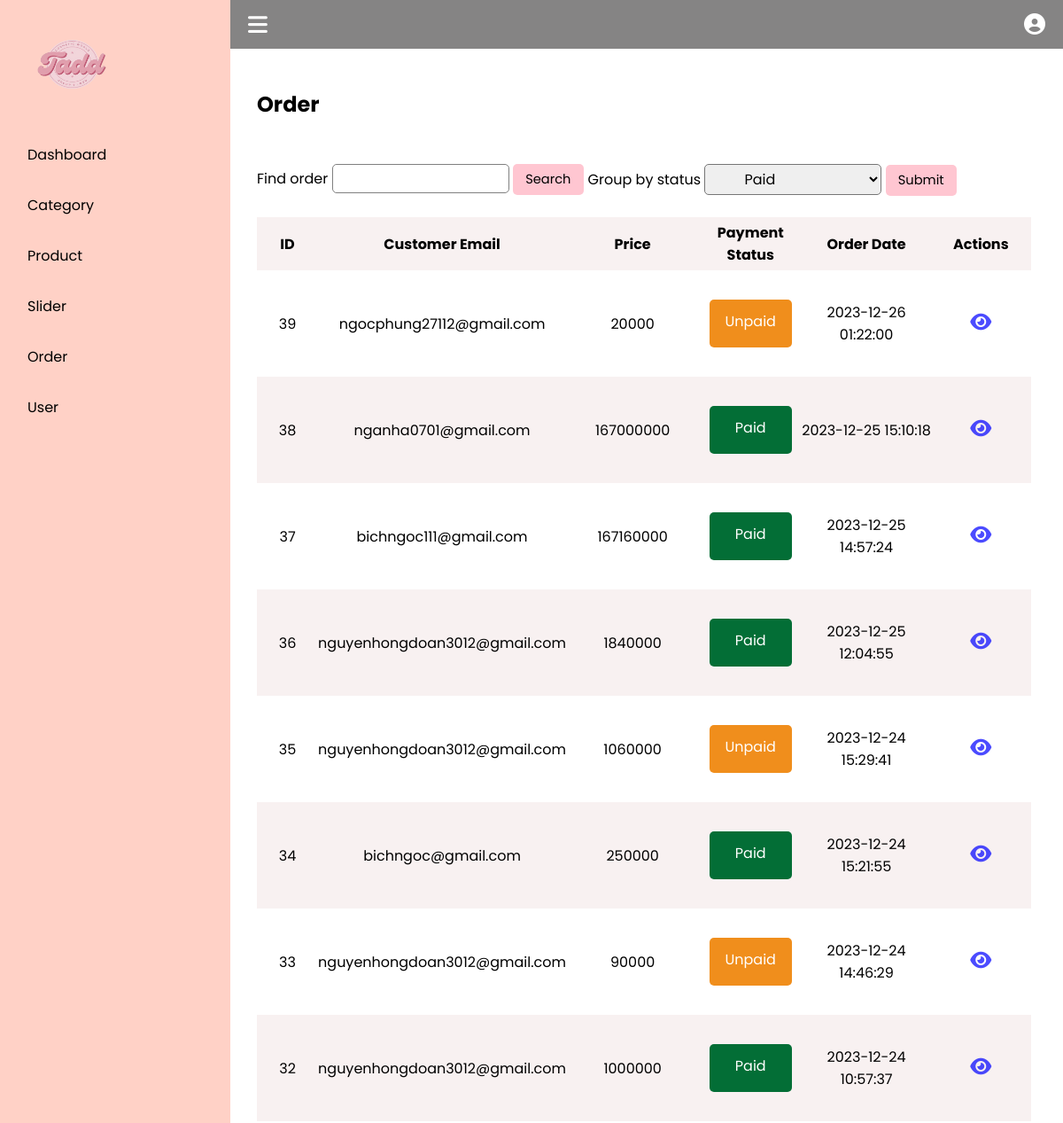
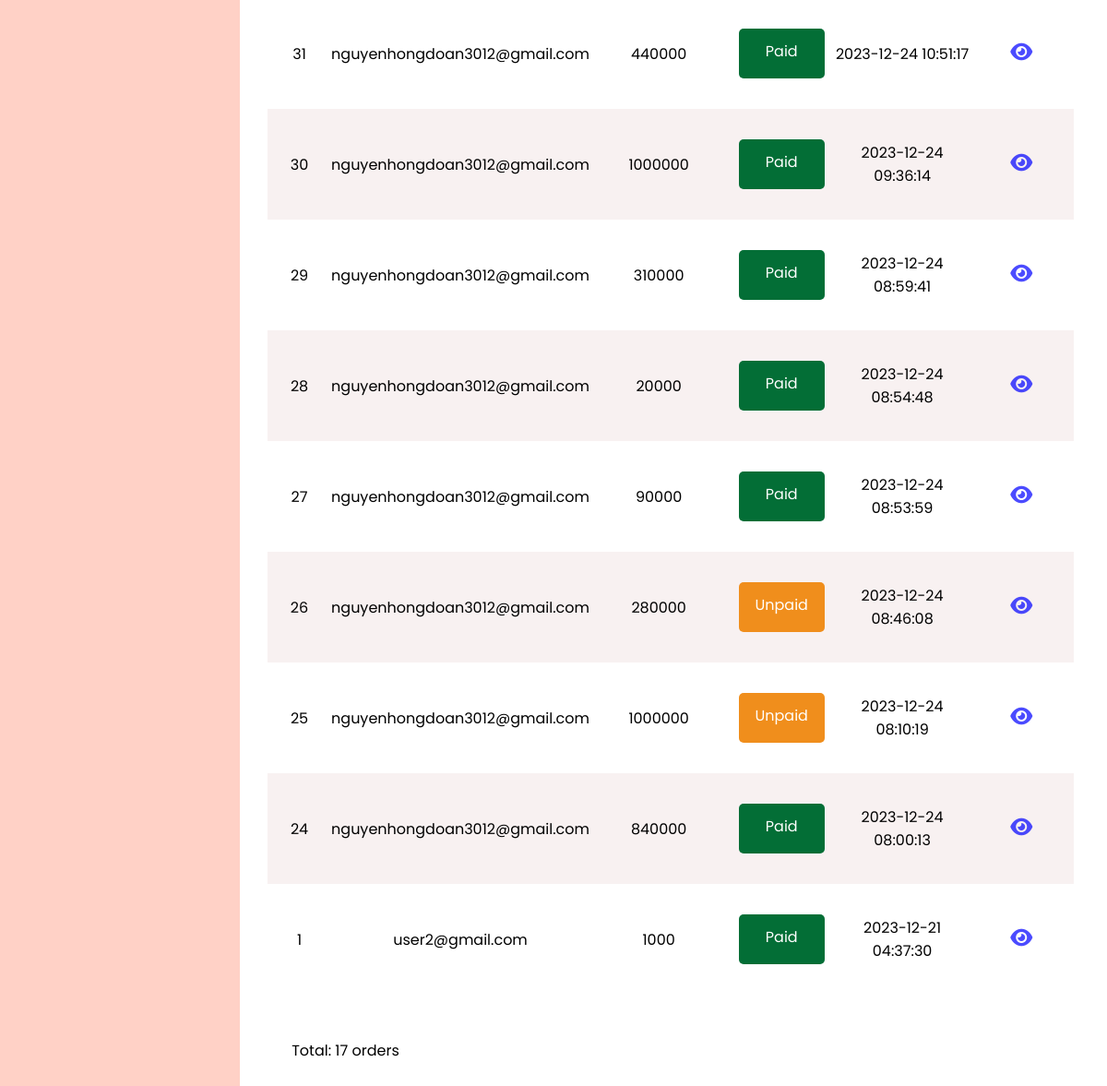
The page /admin/index.php?page=order (signed in) on the database its author committed (2 pictures, top to bottom).
### tables this page shows
CREATE TABLE `orders` (
  `order_id` int(11) NOT NULL,
  `fullname` varchar(100) NOT NULL,
  `email` varchar(100) NOT NULL,
  `phone_number` varchar(20) NOT NULL,
  `address` varchar(100) NOT NULL,
  `note` varchar(100) NOT NULL,
  `order_date` timestamp NOT NULL DEFAULT current_timestamp(),
  `payment_status` varchar(100) NOT NULL DEFAULT 'unpaid',
  `price` float NOT NULL DEFAULT 0
);

### admin/pages/main/order.php (the view, shortened to what this page needs)
<link rel="stylesheet" href="./css/order.css">
<main class="main">
    <div class="container2">
        <div class="orders">
            <h2 style="display: inline;">Order</h2>
        </div>
        <div class="view-and-search">
        <form method="POST" action="">
            <span>Find order</span>
            <input type="text" style = 'width: 200px' name="s_query" class="search-term" id="product-search-term">
        <input type="submit" name="search" class="search_sub" value="Search">
        </form>
        <div class = "gr-by-category" style = "width: 500px;">
        <form action = "" method = "POST">
            <span>Group by status</span>
            <select name="status" id="" style = "height: 35px ; font-size: 12pt; cursor: pointer; width: 200px; border-radius: 5px; padding-left: 40px;">
                <option value = "paid">Paid</option>
            </select>
                <input type="submit" class="search_sub" value="Submit" name="submit_gr_by_status">
            </form>
            </div>
        </div>
        <div class="table-container " id="orders-table-container">
            <table border=0 id="orders-table">
                <tr>
                    <th style="width: 10%;" id="order-id">ID
                    </th>
                    <th style="width: 20%;" id="owner">Customer Email
                    </th>
                    <th style="width: 20%;" id="order-price">Price
                    </th>
                    <th style="width: 15%;" id="payment-status">Payment Status</th>
                    <th style="width: 20%;" id="order-date">Order Date
                    </th>
                    <th style="width: 15%;" id="order-actions">Actions</th>
                </tr>
     <?php
     if (isset($_POST["submit_gr_by_status"])) {
         $key = $_POST["status"];
         unset($_POST["submit_gr_by_status"]);
         $sql = "select * from orders where payment_status = '$key' order by order_date desc ";
     } else {
         if (isset($_POST['search'])) {
             $key = $_POST['s_query'];
                 $sql = "SELECT * FROM orders where email like '%$key%'";
             unset($_POST['search']);
         } else {
             $sql = "SELECT * FROM orders order by order_date desc";
         }
     }
    $result = mysqli_query($con, $sql);
    if ($result->num_rows < 1) {
        echo "<tr><td colspan = 6><p style = 'color: red'>No order founded!</p></td></tr>";
    }
        else {
            $temp = 0 ;
            while ($row = mysqli_fetch_assoc($result)) {
                $temp++;
                if ($temp%2==0){
                 echo "<tr class = 'stripped-row'>";
                }
                else
                {
                    echo "<tr>";
                }
                echo "<td >$row[order_id]</td>
                    <td >$row[email]</td>
                    <td >$row[price]</td>
                    <td> ";
                if ($row['payment_status']=='paid'){
                    echo "<div class='payment-status  paid '>Paid</div>";
                }
                else {
                     echo "<div class='payment-status unpaid '>Unpaid</div>";
                }
                   echo "</td>
                    <td class='order-date'>$row[order_date]</td>
                    <td class='order-actions'>
                     <a style = 'color:blue' href='index.php?page=order_details&id=$row[order_id]'>
                        <i class='fas fa-eye   view-details' ></i>
                    </a>
                    </td>
                </tr>";
         }
         echo "</table>
        </div>";
        echo "<div class='pagination-container'>
            <div class='showing-status'>
                <span>Total: </span>
                <?php echo '<span class='page-value'>$temp orders</span>
            </div>";
        echo "</div>
    </div>
</main>";
     }
     ?>

### admin/css/style.css (style rules this page uses)
* { margin: 0; padding: 0; box-sizing: border-box; font-family: "Poppins", sans-serif; }
.container2 { width: 96%; padding-bottom: 25vh; }
.navbar, .main { left: 260px; width: calc(100% - 260px); transition: all 0.5s ease; z-index: 1000; }
.main { position: relative; display: flex; padding-left: 30px; padding-top: 100px; padding-bottom: 11vh; z-index: 100; background: white; }
.pagination-container { height: 80px; align-items: center; display: flex; justify-content: space-between; padding: 3%; }
.showing-status { margin-top: 40px; width: 30%; }
a { text-decoration: none; color: black; }
.stripped-row { background-color: #f8f1f1; }
.view-and-search { margin-top: 50px; width: 100%; display: flex; justify-content: space-between; height: 5vh; }
.search-term { height: 33px; padding-left: 14px; width: 40%; font-size: 12.5pt; border-radius: 5px; border: 1px solid gray; }
.search_sub { width: 80px; height: 35px; font-size: 11pt; background-color:#FFC6D1; border: none; border-radius: 5px; }
.table-container { width: 100%; margin-top: 20px; }

### admin/css/order.css (style rules this page uses)
#orders-table { width: 100%; border-collapse: collapse; }
#orders-table th { background-color: #f8f1f1; height: 60px; }
#orders-table td { height: 120px; text-align: center; }
.payment-status { padding-top: 12px; margin-left: 10%; border-radius: 5px; width: 80%; height: 45%; color: white; }
.paid { background-color: #036E36; }
.unpaid { background-color: #F08E1C; }
.view-details { cursor: pointer; opacity: 0.7; font-size: 16pt; }

### rows shown on the page
orders: order_id "39", email "ngocphung27112@gmail.com", price "20000", payment_status "Unpaid", order_date "2023-12-26 01:22:00"
orders: order_id "38", email "nganha0701@gmail.com", price "167000000", payment_status "Paid", order_date "2023-12-25 15:10:18"
orders: order_id "37", email "bichngoc111@gmail.com", price "167160000", payment_status "Paid", order_date "2023-12-25 14:57:24"
orders: order_id "36", email "nguyenhongdoan3012@gmail.com", price "1840000", payment_status "Paid", order_date "2023-12-25 12:04:55"
orders: order_id "35", email "nguyenhongdoan3012@gmail.com", price "1060000", payment_status "Unpaid", order_date "2023-12-24 15:29:41"
orders: order_id "34", email "bichngoc@gmail.com", price "250000", payment_status "Paid", order_date "2023-12-24 15:21:55"
orders: order_id "33", email "nguyenhongdoan3012@gmail.com", price "90000", payment_status "Unpaid", order_date "2023-12-24 14:46:29"
orders: order_id "32", email "nguyenhongdoan3012@gmail.com", price "1000000", payment_status "Paid", order_date "2023-12-24 10:57:37"
orders: order_id "31", email "nguyenhongdoan3012@gmail.com", price "440000", payment_status "Paid", order_date "2023-12-24 10:51:17"
orders: order_id "30", email "nguyenhongdoan3012@gmail.com", price "1000000", payment_status "Paid", order_date "2023-12-24 09:36:14"
orders: order_id "29", email "nguyenhongdoan3012@gmail.com", price "310000", payment_status "Paid", order_date "2023-12-24 08:59:41"
orders: order_id "28", email "nguyenhongdoan3012@gmail.com", price "20000", payment_status "Paid", order_date "2023-12-24 08:54:48"
orders: order_id "27", email "nguyenhongdoan3012@gmail.com", price "90000", payment_status "Paid", order_date "2023-12-24 08:53:59"
orders: order_id "26", email "nguyenhongdoan3012@gmail.com", price "280000", payment_status "Unpaid", order_date "2023-12-24 08:46:08"
orders: order_id "25", email "nguyenhongdoan3012@gmail.com", price "1000000", payment_status "Unpaid", order_date "2023-12-24 08:10:19"
orders: order_id "24", email "nguyenhongdoan3012@gmail.com", price "840000", payment_status "Paid", order_date "2023-12-24 08:00:13"
orders: order_id "1", email "user2@gmail.com", price "1000", payment_status "Paid", order_date "2023-12-21 04:37:30"

### other values the page prints
$temp "17"
